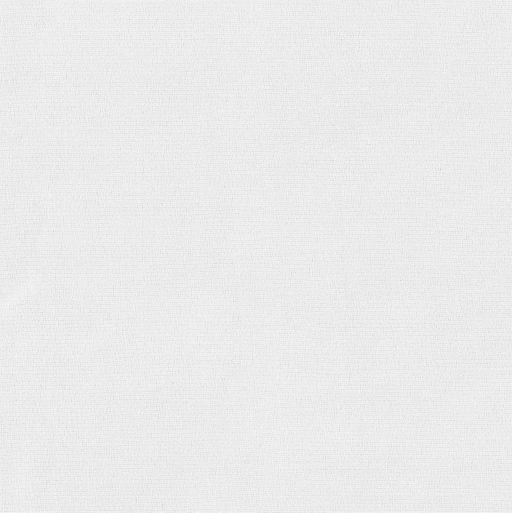
#> input picture chargix/assets/ph/tex/cotton_jersey/AO.jpg, 1024 x 1025 px (shown at 1/2 size)
$ python grade.py ../assets/ph/tex/cotton_jersey/AO.jpg ../assets/ph/tex/cotton_jersey/Displacement.jpg 5
#> lines starting #> are read from the running program, lines starting #| are printed output that depends on the picture
# Photo grade for the demo product renders: neutralise the warm cast, add contrast, export webp.
# usage: python grade.py in.png out.webp [width]
import sys
import numpy as np
from PIL import Image
src, dst = sys.argv[1], sys.argv[2]; W = int(sys.argv[3]) if len(sys.argv) > 3 else 0
a = np.asarray(Image.open(src).convert("RGB")).astype(np.float32) / 255
a = a * np.array([0.93, 0.98, 1.06])                       # white balance toward neutral
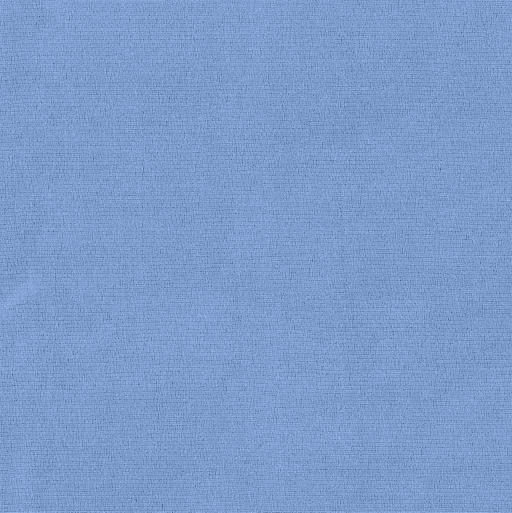
#> a: shape (1025, 1024, 3) float64 (shown at 1/2 size); mean R, G, B 0.856, 0.902, 0.976; drawn with min black and max white
lum = a @ np.array([0.2126, 0.7152, 0.0722])
a = lum[..., None] + (a - lum[..., None]) * 0.86            # ease saturation
a = np.clip((a - 0.5) * 1.28 + 0.5 - 0.035, 0, 1)            # contrast, slightly deeper blacks
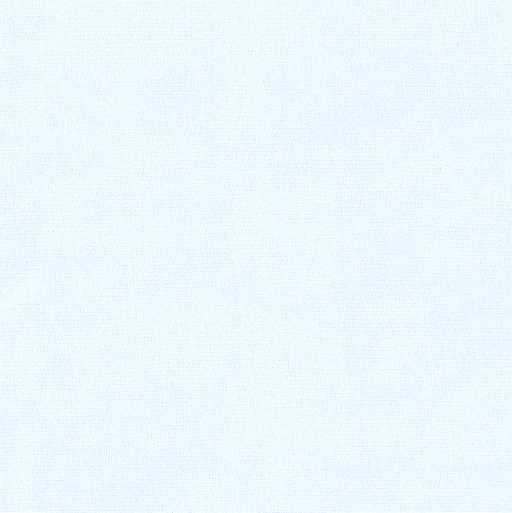
#> a: shape (1025, 1024, 3) float64 (shown at 1/2 size); mean R, G, B 0.928, 0.974, 0.998
a = a ** 1.08
im = Image.fromarray((np.clip(a, 0, 1) * 255).astype(np.uint8))
if W: im = im.resize((W, round(im.height * W / im.width)), Image.LANCZOS)
im.save(dst, quality=84, method=6)
